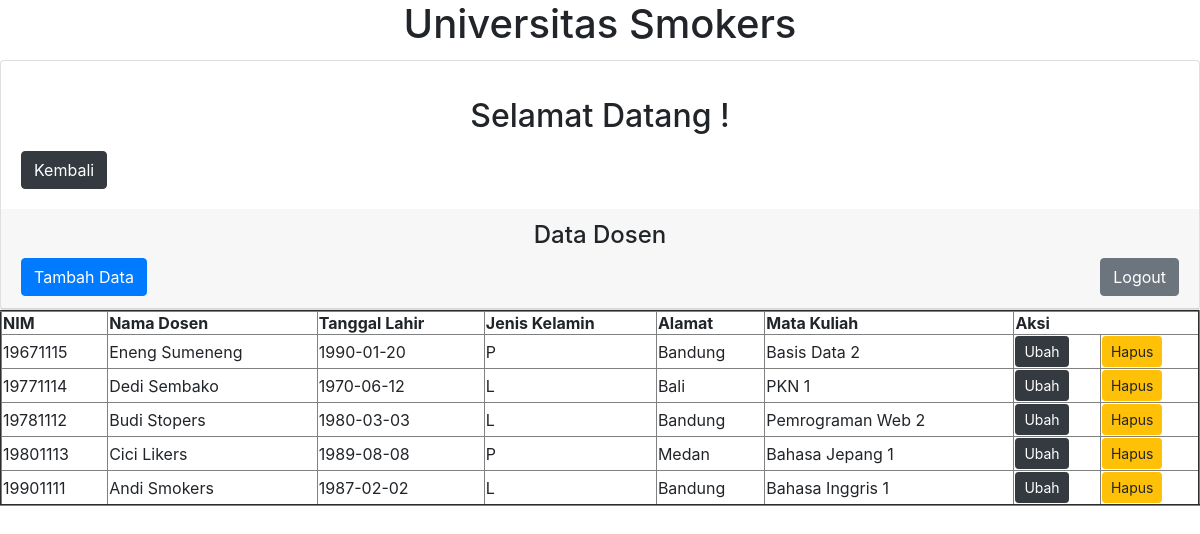
/UniversitasSmokers/index2.php (signed in), run on the app's committed database.
### tables this page shows
CREATE TABLE `dosen` (
  `nip` char(8) NOT NULL,
  `nama_dosen` varchar(30) DEFAULT NULL,
  `ttl` date DEFAULT NULL,
  `jk` char(1) NOT NULL,
  `alamat` varchar(30) DEFAULT NULL,
  `kode_mk` char(8) NOT NULL
);

CREATE TABLE `matkul` (
  `kode_mk` char(8) NOT NULL,
  `nama_mk` varchar(30) DEFAULT NULL,
  `sks` smallint(6) DEFAULT NULL,
  `semester` smallint(6) DEFAULT NULL,
  `id_jurusan` char(8) NOT NULL
);

### UniversitasSmokers/index2.php (the view, shortened to what this page needs)
<html>
<head>
  <link rel = "stylesheet" type = "text/css" href = "css/bootstrap.min.css">
</head>
<body>
<h1 class="card-title"><center>Universitas Smokers</h1>
  <div class="card">
  <div class="card-body">
    <p class="card-text"><center><h2>Selamat Datang !</center></p>
	<a href="welcome.php" class="btn btn-dark">Kembali</a>
  </div>
  <div class="card-header"><center><h4>Data Dosen</center>
  <a href="form_simpan2.php" class="btn btn-primary">Tambah Data</a>
    <a href="logout.php" class="btn btn-secondary float-right">Logout</a>
  </div>
</div>
  <table border="2" width="100%">
  <tr>
    <th>NIM</th>
    <th>Nama Dosen</th>
	<th>Tanggal Lahir</th>
    <th>Jenis Kelamin</th>
    <th>Alamat</th>
	<th>Mata Kuliah</th>
    <th colspan="2">Aksi</th>
  </tr>
  <?php
  include "koneksi.php";
  $sql = $pdo->prepare("SELECT * FROM dosen JOIN matkul on dosen.kode_mk = matkul.kode_mk ORDER BY nip");
  $sql->execute();
  while($data = $sql->fetch()){
    echo "<tr>";
    echo "<td>".$data['nip']."</td>";
    echo "<td>".$data['nama_dosen']."</td>";
    echo "<td>".$data['ttl']."</td>";
    echo "<td>".$data['jk']."</td>";
    echo "<td>".$data['alamat']."</td>";
	echo "<td>".$data['nama_mk']."</td>";
    echo "<td><a href='form_ubah2.php?nip=".$data['nip']."'button class='btn btn-dark btn-sm'>Ubah</a></td>";
    echo "<td><a href='proses_hapus2.php?nip=".$data['nip']."'button class='btn btn-warning btn-sm'>Hapus</a></td>";
    echo "</tr>";
  }
  ?>
  </table>
</body>
</html>

### data on the page
dosen: nip "19671115", nama_dosen "Eneng Sumeneng", ttl "1990-01-20", jk "P", alamat "Bandung", matkul.nama_mk "Basis Data 2"
dosen: nip "19771114", nama_dosen "Dedi Sembako", ttl "1970-06-12", jk "L", alamat "Bali", matkul.nama_mk "PKN 1"
dosen: nip "19781112", nama_dosen "Budi Stopers", ttl "1980-03-03", jk "L", alamat "Bandung", matkul.nama_mk "Pemrograman Web 2"
dosen: nip "19801113", nama_dosen "Cici Likers", ttl "1989-08-08", jk "P", alamat "Medan", matkul.nama_mk "Bahasa Jepang 1"
dosen: nip "19901111", nama_dosen "Andi Smokers", ttl "1987-02-02", jk "L", alamat "Bandung", matkul.nama_mk "Bahasa Inggris 1"
